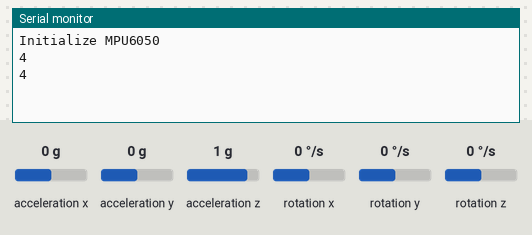
Bench run of a sketch on a simulated Arduino Uno, built with avr-gcc and run on an emulated ATmega328P. On the bench: the last lines printed to the serial monitor. The inputs (shaded band) are chosen by the test bench; at power-on: acceleration x 0 g, acceleration y 0 g, acceleration z 1 g, rotation x 0 °/s, rotation y 0 °/s, rotation z 0 °/s.

Above: at 1.2 s.
1.3 s: acceleration x set to -1.4 g
At 2.5 s:
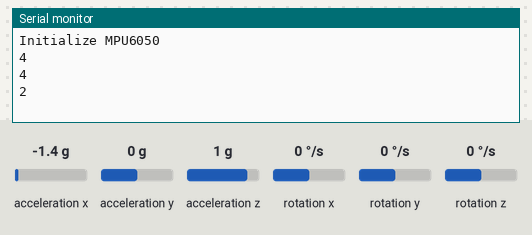
2.8 s: acceleration x set to 0.8 g
At 3.6 s:
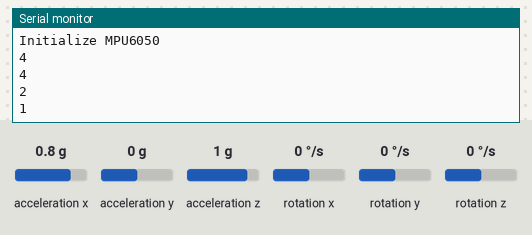
4.3 s: acceleration y set to 1.4 g
At 5.6 s:
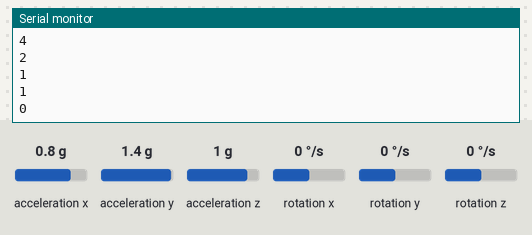
5.8 s: acceleration z set to -1.4 g
At 6.9 s:
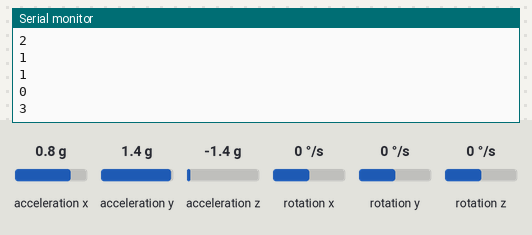
Timing chart, 0 to 8.3 s (numbered marks = the images above; inputs shaded):
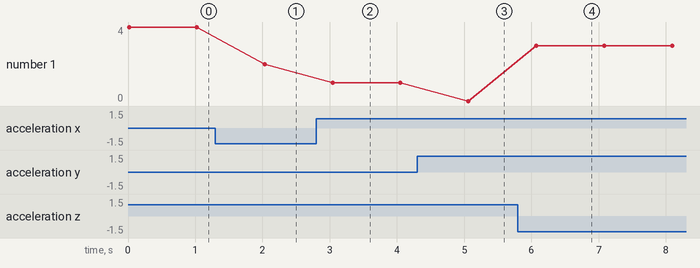

Measured:
- after the input at 1.3 s, the serial monitor: prints a new line after 0.73 s (image 1)
- after the input at 2.8 s, the serial monitor: prints a new line after 0.24 s (image 2)
- after the input at 4.3 s, the serial monitor: prints a new line after 0.76 s (image 3)
- after the input at 5.8 s, the serial monitor: prints a new line after 0.27 s (image 4)
- plotted number 1: 4 → 2 after the input at 1.3 s, 2 → 1 after the input at 2.8 s, 1 → 0 after the input at 4.3 s, 0 → 3 after the input at 5.8 s

The sketch:

comwatch-gyro_acc.ino
```cpp
/*
    MPU6050 Triple Axis Gyroscope & Accelerometer. Pitch & Roll Accelerometer Example.
    Read more: http://www.jarzebski.pl/arduino/czujniki-i-sensory/3-osiowy-zyroskop-i-akcelerometr-mpu6050.html
    GIT: https://github.com/jarzebski/Arduino-MPU6050
    Web: http://www.jarzebski.pl
    (c) 2014 by Korneliusz Jarzebski
*/

#include <Wire.h>
#include <MPU6050.h>
float yaw = 0;
int gest = 0;
unsigned long timer = 0;
float timeStep = 0.01;

MPU6050 mpu;

void setup()
{
  Serial.begin(9600);
  Serial.println("Initialize MPU6050");
  while(!mpu.begin(MPU6050_SCALE_2000DPS, MPU6050_RANGE_2G))
  {
    Serial.println("Could not find a valid MPU6050 sensor, check wiring!");
    delay(500);
  }
  mpu.calibrateGyro();
  mpu.setThreshold(3);
}

void loop()
{
  // Read normalized values
  timer = millis();
  Vector normAccel = mpu.readNormalizeAccel();
  Vector norm = mpu.readNormalizeGyro();

  // Calculate Pitch & Roll
  int pitch = -(atan2(normAccel.XAxis, sqrt(normAccel.YAxis*normAccel.YAxis + normAccel.ZAxis*normAccel.ZAxis))*180.0)/M_PI;
  int roll = (atan2(normAccel.YAxis, normAccel.ZAxis)*180.0)/M_PI;
  yaw = yaw + norm.ZAxis * timeStep;
  // Output
//  Serial.print(" Pitch = ");
//  Serial.println(pitch);
//  Serial.print(" Roll = ");
//  Serial.println(roll);
//  Serial.print("yaw = ");
//  Serial.println(yaw);
  delay((timeStep*1000) - (millis() - timer));


  if (pitch < -30){gest = 1;} //up
  else if (pitch > 30){gest = 2;} //down
  else if (roll > 100){gest = 3;}//left
  else if (roll < 10){gest = 4;}//right
  int yawsum = 0;
  for (int i = 0; i < 11; i++){
      yawsum = yawsum + yaw;
  }
  if((yaw-(yawsum/10))>8){gest =5;}

  Serial.println(gest);
  delay(1000);
  gest = 0;
}
```
